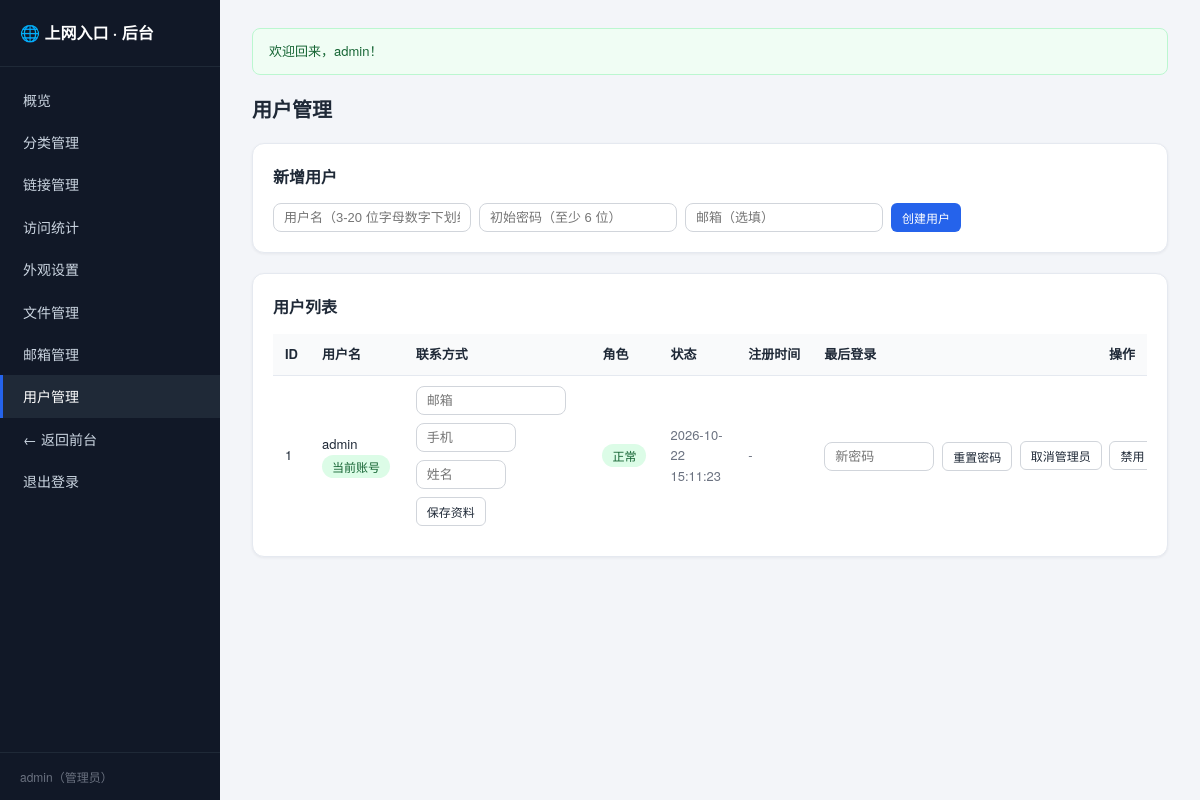
Page /admin/user.php (signed in) on the committed database.
### tables this page shows
CREATE TABLE IF NOT EXISTS `users` (
  `id` INT UNSIGNED AUTO_INCREMENT PRIMARY KEY,
  `username` VARCHAR(50) NOT NULL UNIQUE,
  `email` VARCHAR(191) NULL DEFAULT NULL,
  `email_verified` TINYINT NOT NULL DEFAULT 0 COMMENT '1=邮箱已验证 0=未验证',
  `phone` VARCHAR(50) NOT NULL DEFAULT '',
  `real_name` VARCHAR(50) NOT NULL DEFAULT '',
  `password_hash` VARCHAR(255) NOT NULL,
  `role` ENUM('admin','user') NOT NULL DEFAULT 'user',
  `status` TINYINT NOT NULL DEFAULT 1 COMMENT '1=正常 0=禁用',
  `created_at` TIMESTAMP NOT NULL DEFAULT CURRENT_TIMESTAMP,
  `last_login_at` TIMESTAMP NULL DEFAULT NULL,
  UNIQUE KEY `uk_users_email` (`email`)
);

### app/db.php (called while the page is built)
<?php
require_once __DIR__ . '/functions.php';
function db(): PDO
{
    static $pdo = null;
    if ($pdo === null) {
        $c = config('db');
        $dsn = "mysql:host={$c['host']};port={$c['port']};dbname={$c['name']};charset={$c['charset']}";
        try {
            $pdo = new PDO($dsn, $c['user'], $c['pass'], [
                PDO::ATTR_ERRMODE            => PDO::ERRMODE_EXCEPTION,
                PDO::ATTR_DEFAULT_FETCH_MODE => PDO::FETCH_ASSOC,
                PDO::ATTR_EMULATE_PREPARES   => false,
            ]);
        } catch (PDOException $e) {
            http_response_code(500);
            exit('数据库连接失败，请检查 app/config.php 中的数据库配置。错误详情：'
                . htmlspecialchars($e->getMessage(), ENT_QUOTES, 'UTF-8'));
        }
    }
    return $pdo;
}

### app/auth.php (called while the page is built, shortened)
<?php
function current_user(): ?array
{
    static $user = false;
    if ($user === false) {
        $stmt = db()->prepare('SELECT id, username, email, email_verified, phone, real_name, role, status, created_at, last_login_at FROM users WHERE id = ? LIMIT 1');
        $stmt->execute([(int)$_SESSION['user_id']]);
        $row = $stmt->fetch();
        if ($row === false || (int)$row['status'] !== 1) {
            unset($_SESSION['user_id']);
            $user = null;
        } else {
            $user = $row;
        }
    }
    return $user;
}
function is_admin(): bool
{
    $user = current_user();
    return $user !== null && $user['role'] === 'admin';
}
function require_admin(): void
{
    if (!is_admin()) {
        http_response_code(403);
        exit('无权访问该页面。');
    }
}

### public/admin/user.php (the view, shortened to what this page needs)
<?php
require_admin();
$db   = db();
$self = current_user();
$users = $db->query(
    'SELECT id, username, email, email_verified, phone, real_name, role, status, created_at, last_login_at FROM users ORDER BY id ASC'
)->fetchAll();
$active    = 'user';
include __DIR__ . '/partials/header.php';
?>
<h1 class="page-title">用户管理</h1>
<div class="panel">
  <h2 class="panel-title">新增用户</h2>
  <form class="form-inline" method="post" action="user.php">
    <input class="input input-sm" type="text" name="username" placeholder="用户名（3-20 位字母数字下划线）" required maxlength="20" pattern="[A-Za-z0-9_]{3,20}">
    <input class="input input-sm" type="password" name="password" placeholder="初始密码（至少 6 位）" required minlength="6">
    <input class="input input-sm" type="email" name="email" placeholder="邮箱（选填）" maxlength="191">
    <button class="btn btn-primary btn-sm" type="submit">创建用户</button>
  </form>
</div>
<div class="panel">
  <h2 class="panel-title">用户列表</h2>
  <?php if (!$users): ?>
    <p class="empty-tip">暂无用户。</p>
  <?php else: ?>
    <div class="table-scroll">
      <table class="table">
        <thead>
          <tr><th>ID</th><th>用户名</th><th>联系方式</th><th>角色</th><th>状态</th><th>注册时间</th><th>最后登录</th><th>操作</th></tr>
        </thead>
        <tbody>
        <?php foreach ($users as $user): ?>
          <tr>
            <td><?= (int)$user['id'] ?></td>
            <td>
              <?= e($user['username']) ?>
              <?php if ((int)$user['id'] === (int)$self['id']): ?>
                <span class="badge badge-on">当前账号</span>
              <?php endif; ?>
            </td>
            <td>
              <form class="form-inline" method="post" action="user.php">
                <input class="input input-sm" type="email" name="email" value="<?= e($user['email'] ?? '') ?>" placeholder="邮箱" maxlength="191" style="width:150px">
                <input class="input input-sm" type="text" name="phone" value="<?= e($user['phone'] ?? '') ?>" placeholder="手机" maxlength="20" style="width:100px">
                <input class="input input-sm" type="text" name="real_name" value="<?= e($user['real_name'] ?? '') ?>" placeholder="姓名" maxlength="50" style="width:90px">
                <button class="btn btn-outline btn-sm" type="submit">保存资料</button>
              </form>
            </td>
            <td>
              <?php if ((int)$user['status'] === 1): ?>
                <span class="badge badge-on">正常</span>
              <?php else: ?>
                <span class="badge badge-off">已禁用</span>
              <?php endif; ?>
            </td>
            <td class="cell-muted"><?= e($user['created_at']) ?></td>
            <td class="cell-muted"><?= $user['last_login_at'] ? e($user['last_login_at']) : '-' ?></td>
            <td class="cell-actions">
              <form class="form-inline" method="post" action="user.php">
                <input class="input input-sm input-pwd" type="password" name="password" placeholder="新密码" required minlength="6">
                <button class="btn btn-outline btn-sm" type="submit">重置密码</button>
              </form>
              <form class="form-inline" method="post" action="user.php" <?= ((int)$user['id'] === (int)$self['id']) ? 'data-disabled="1"' : '' ?>>
                <button class="btn btn-outline btn-sm" type="submit" <?= ((int)$user['id'] === (int)$self['id']) ? 'disabled' : '' ?>>
                  <?= $user['role'] === 'admin' ? '取消管理员' : '设为管理员' ?>
                </button>
              </form>
              <form class="form-inline" method="post" action="user.php" data-confirm="确定<?= (int)$user['status'] === 1 ? '禁用' : '启用' ?>账号「<?= e($user['username']) ?>」？">
                <button class="btn btn-outline btn-sm" type="submit" <?= ((int)$user['id'] === (int)$self['id']) ? 'disabled' : '' ?>>
                  <?= (int)$user['status'] === 1 ? '禁用' : '启用' ?>
                </button>
              </form>
            </td>
          </tr>
        <?php endforeach; ?>
        </tbody>
      </table>
    </div>
  <?php endif; ?>
</div>
<?php include __DIR__ . '/partials/footer.php'; ?>

### public/admin/partials/header.php (shortened to what this page needs)
<?php
$navItems = [
    'index'    => ['概览', 'index.php'],
    'category' => ['分类管理', 'category.php'],
    'link'     => ['链接管理', 'link.php'],
    'stats'    => ['访问统计', 'stats.php'],
    'settings' => ['外观设置', 'settings.php'],
    'uploads'  => ['文件管理', 'uploads.php'],
    'emails'   => ['邮箱管理', 'emails.php'],
    'user'     => ['用户管理', 'user.php'],
];
?>
<!DOCTYPE html>
<html lang="zh-CN">
<head>
<link rel="stylesheet" href="../assets/css/style.css?v=<?= (int)filemtime(__DIR__ . '/../../assets/css/style.css') ?>">
</head>
<body class="admin-body">
<div class="admin-layout">
  <aside class="admin-sidebar">
    <div class="admin-brand">🌐 上网入口 · 后台</div>
    <nav class="admin-nav">
      <?php foreach ($navItems as $key => $item): ?>
        <a href="<?= $item[1] ?>" class="<?= $active === $key ? 'active' : '' ?>"><?= e($item[0]) ?></a>
      <?php endforeach; ?>
      <a href="../index.php">← 返回前台</a>
      <a href="../logout.php">退出登录</a>
    </nav>
    <div class="admin-user"><?= e(current_user()['username']) ?>（管理员）</div>
  </aside>
  <main class="admin-main">
    <div class="admin-container">
      <?= flash_render() ?>

### public/assets/css/style.css (style rules this page uses)
:root { --primary: #2563eb; --primary-dark: color-mix(in srgb, var(--primary) 78%, #000); --primary-light: color-mix(in srgb, var(--primary) 12%, #fff); --bg: #f3f5f9; --card: #ffffff; --border: #e5e9f0; --text: #1f2937; --muted: #6b7280; --success: #16a34a; --danger: #dc2626; --warning: #d97706; --radius: 12px; --shadow: 0 1px 3px rgba(17, 24, 39, .06); --shadow-lg: 0 10px 25px rgba(17, 24, 39, .1); }
* { box-sizing: border-box; margin: 0; padding: 0; }
html { -webkit-text-size-adjust: 100%; }
body { font-family: "Microsoft YaHei", "PingFang SC", "Helvetica Neue", system-ui, sans-serif; background: var(--bg); color: var(--text); line-height: 1.6; font-size: 14px; }
a { color: var(--primary); text-decoration: none; }
main { min-height: calc(100vh - 160px); padding-top: 24px; padding-bottom: 48px; }
.page-title { font-size: 20px; font-weight: 700; margin-bottom: 18px; }
.input { width: 100%; padding: 10px 12px; border: 1px solid #d1d5db; border-radius: 8px; font-size: 14px; background: #fff; color: var(--text); }
.input-sm { width: auto; padding: 6px 10px; font-size: 13px; }
.input-pwd { width: 110px; }
.form-inline { display: flex; align-items: center; gap: 8px; flex-wrap: wrap; }
.btn { display: inline-flex; align-items: center; justify-content: center; gap: 6px; padding: 10px 16px; border: 1px solid transparent; border-radius: 8px; font-size: 14px; font-weight: 500; cursor: pointer; white-space: nowrap; transition: background .15s ease, border-color .15s ease, color .15s ease; }
.btn-primary { background: var(--primary); color: #fff; }
.btn-outline { background: #fff; border-color: #d1d5db; color: var(--text); }
.btn-sm { padding: 5px 10px; font-size: 12px; border-radius: 6px; }
.admin-body { background: var(--bg); }
.admin-layout { display: flex; min-height: 100vh; }
.admin-sidebar { flex: 0 0 220px; width: 220px; background: #111827; color: #cbd5e1; display: flex; flex-direction: column; position: sticky; top: 0; height: 100vh; }
.admin-brand { padding: 20px; font-size: 16px; font-weight: 700; color: #fff; border-bottom: 1px solid #1f2937; }
.admin-nav { flex: 1; padding: 12px 0; }
.admin-nav a { display: block; padding: 10px 20px; color: #cbd5e1; font-size: 14px; border-left: 3px solid transparent; transition: background .15s ease, color .15s ease; }
.admin-nav a.active { background: #1f2937; color: #fff; border-left-color: var(--primary); }
.admin-user { padding: 14px 20px; font-size: 12px; color: #6b7280; border-top: 1px solid #1f2937; }
.admin-main { flex: 1; min-width: 0; padding: 28px 32px 48px; }
.admin-container { max-width: 1100px; margin: 0 auto; }
.panel { background: var(--card); border: 1px solid var(--border); border-radius: var(--radius); padding: 20px; margin-bottom: 20px; box-shadow: var(--shadow); }
.panel-title { font-size: 16px; font-weight: 700; margin-bottom: 14px; }
.table-scroll { overflow-x: auto; }
.table { width: 100%; border-collapse: collapse; background: #fff; font-size: 13px; }
.table th { text-align: left; padding: 10px 12px; background: #f9fafb; border-bottom: 1px solid var(--border); font-weight: 600; white-space: nowrap; }
.table td { padding: 10px 12px; border-bottom: 1px solid var(--border); vertical-align: middle; }
.table tr:last-child td { border-bottom: 0; }
.cell-muted { color: var(--muted); }
.cell-actions { white-space: nowrap; }
.cell-actions form { display: inline-flex; margin-right: 4px; }
.badge { display: inline-block; padding: 2px 10px; border-radius: 999px; font-size: 12px; background: #f3f4f6; color: #4b5563; white-space: nowrap; }
.badge-on { background: #dcfce7; color: #166534; }

### rows in the picture
users: username "admin", id "1", shows "当前账号", status "正常", created_at "2026-10-22 15:11:23", role "取消管理员"

### other values in the picture
$item[0] "概览"
$item[0] "分类管理"
$item[0] "链接管理"
$item[0] "访问统计"
$item[0] "外观设置"
$item[0] "文件管理"
$item[0] "邮箱管理"
$item[0] "用户管理"
$flash['message'] "欢迎回来，admin！"
